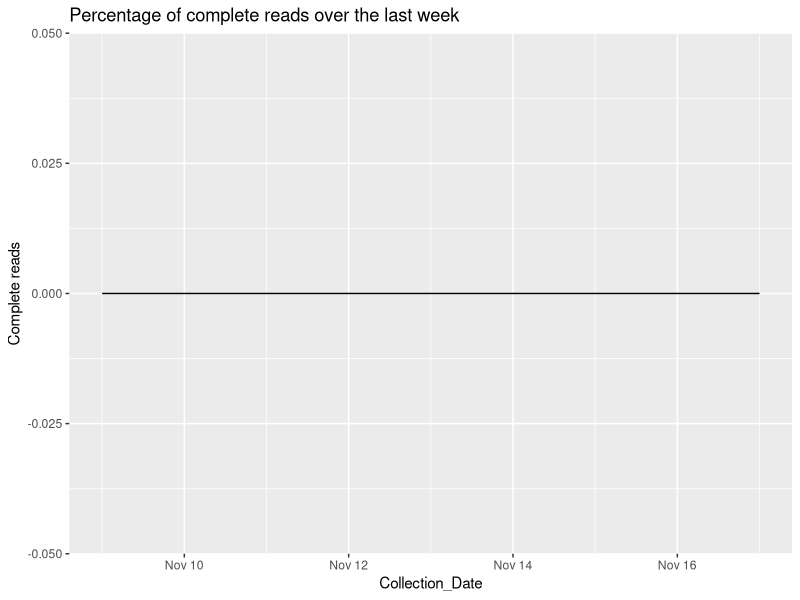

The R script that drew this image: (Note: this script raises an error after producing the figure.)
## ---- chunk 1
knitr::opts_chunk$set(echo = TRUE)
library(dplyr)
library(ggplot2)
library(lubridate)
library(tidyr)
library(stringr)
library(zoo)

## ---- chunk 2
#Global Variables
#Dataframe for the last week
start_date <- (date(Sys.Date())-8)
end_date <- date(Sys.Date())  # yesterdays's date

Last_week <- data.frame(seq(start_date, end_date, "days")) |>
            mutate(Collection_Date= seq.start_date..end_date...days..)

dams  <- c("Avon Dam",
                      "Blue Mountains Dams",
                      "Cataract Dam",
                      "Cordeaux Dam",
                      "Fitzroy Falls Reservoir",
                      "Nepean Dam",
                      "Prospect Reservoir",
                      "Tallowa Dam",
                      "Warragamba Dam",
                      "Wingecarribee Reservoir",
                      "Woronora Dam"

                      )

dams_capacity <- data.frame(
  `Dam Name` = dams,
  capacity = c(142230, 2890,97190,93790,9950,67730,33330,7500,2064680,29880,69536)
) |> arrange(desc(capacity)) |> rename(`Water Capacity (In Millions of litres)` = capacity)

#Graph Global variables
chart_col_count = 2


Custom_theme = theme(
   #legend.key.height = unit(0.5, "cm"),  # Change height
   #legend.key.width = unit(0.01, "cm"),    # Change width
   legend.position = "top"
  ) 

#For the forecast day zeros and spillover days a colour grading for each
#A
forecast_colour_grading <- c(
  "#3c9c00", "#749200", "#a08300", "#c66e00", "#e74e00", "#ff1235"
)

Forecast_levels    <-   c("Estimated_Day_zero_daily_depletion_rate", 
                    "Estimated_spillover_day_daily_capacity_rate",
                    "Estimated_Day_zero_weekly_depletion_rate", 
                    "Estimated_spillover_day_weekly_capacity_rate",
                    "Estimated_Day_zero_monthly_depletion_rate", 
                    "Estimated_spillover_day_monthly_capacity_rate",
                    "Estimated_Day_zero_60day_depletion_rate", 
                    "Estimated_spillover_day_60day_capacity_rate",
                    "Estimated_Day_zero_90day_depletion_rate", 
                    "Estimated_spillover_day_90day_capacity_rate",
                    "Estimated_Day_zero_120day_depletion_rate", 
                    "Estimated_spillover_day_120day_capacity_rate", 
                    "Historic Data")


#Data From scraped files
all_readings <- read.csv("Daily_Dam_Readings_Greater_Sydney.csv") |>                     
                mutate(Collection_Date = date(Collection_Date))


#Scraper performance over teh last week
disinct_readings_count <- all_readings |> 
                    group_by() |> count(Collection_Date) |>
                    mutate(`Complete reads` = (n / 14)*100) 


#Percentage of complete reads for the last week
last_week_performance <- Last_week |>
                       left_join(disinct_readings_count, by="Collection_Date") |> 
                       mutate(`Complete reads` = case_when(
                         is.na(`Complete reads`) ~ 0,
                         TRUE ~ `Complete reads`
                       ))

Percentage_Of_complete_daily_reads <- ggplot(last_week_performance, aes(Collection_Date, `Complete reads`))+
                            geom_line()+
                            ggtitle("Percentage of complete reads over the last week")


#Decay rate of dams by day by weekly average
all_readings_df <- all_readings |>
                  #Filter the data for the dams
                    mutate(data_classifier = case_when(
                      Variable %in% dams ~ "Dams",
                      TRUE ~ "Summaries"
                    )) |> 
  
                  #Filter for the dams dataset and remove the percentages
                    filter(data_classifier == "Dams") |>
                    mutate(daily_value = as.numeric(sub("%", "", daily_value))) |>
                    group_by(Variable) |> 
                #Calculate the rate of change by fixed time periods
                    mutate(daily__volume_change = as.numeric(daily_value) - as.numeric(lag(x= daily_value, n= 1)))|>    
                    mutate(Avg_Rolling_weekly_volume_change = (as.numeric(daily_value) - as.numeric(rollmean(daily_value, k=7)))/7) |>
                    mutate(Avg_Rolling_monthly_volume_change = (as.numeric(daily_value) - as.numeric(rollmean(daily_value, k=30)))/30) |> 
                    mutate(Avg_Rolling_60day_volume_change = (as.numeric(daily_value) - as.numeric(rollmean(daily_value, k=60)))/60) |> 
                    mutate(Avg_Rolling_90day_volume_change = (as.numeric(daily_value) - as.numeric(rollmean(daily_value, k=90)))/90) |> 
                    mutate(Avg_Rolling_120day_volume_change = (as.numeric(daily_value) - as.numeric(rollmean(daily_value, k=120)))/120) |> 
              #Depletion Rates
                  #Daily rate of change
                      mutate(Days_to_zero_at_daily_depletion_rate = case_when(
                        daily__volume_change >= 0 ~ NA,
                        daily__volume_change < 0 ~ days(round(abs((daily_value / daily__volume_change))))
                      )) |> 
                    #weekly depletion rate
                      mutate(Days_to_zero_at_weekly_depletion_rate = case_when(
                        Avg_Rolling_weekly_volume_change >= 0 ~ NA,
                        Avg_Rolling_weekly_volume_change < 0 ~  days(round(abs((daily_value / Avg_Rolling_weekly_volume_change))))
                      )) |> 
                    #Monthly depletion rate
                      mutate(Days_to_zero_at_monthly_depletion_rate = case_when(
                        Avg_Rolling_monthly_volume_change >= 0 ~ NA,
                        Avg_Rolling_monthly_volume_change < 0 ~  days(round(abs((daily_value / Avg_Rolling_monthly_volume_change))))
                      )) |>
                    #60 Day depletion rate
                      mutate(Days_to_zero_at_60day_depletion_rate = case_when(
                        Avg_Rolling_60day_volume_change >= 0 ~ NA,
                        Avg_Rolling_60day_volume_change < 0 ~  days(round(abs((daily_value / Avg_Rolling_60day_volume_change))))
                      ))|>
                    #90 Day depletion rate
                      mutate(Days_to_zero_at_90day_depletion_rate = case_when(
                        Avg_Rolling_90day_volume_change >= 0 ~ NA,
                        Avg_Rolling_90day_volume_change < 0 ~  days(round(abs((daily_value / Avg_Rolling_90day_volume_change))))
                      )) |>
                    #120 Day depletion rate
                      mutate(Days_to_zero_at_120day_depletion_rate = case_when(
                        Avg_Rolling_120day_volume_change >= 0 ~ NA,
                        Avg_Rolling_120day_volume_change < 0 ~  days(round(abs((daily_value / Avg_Rolling_120day_volume_change))))
                      )) |>
              #Capacity Rates 
                    #Daily rate of change
                      mutate(Days_to_full_at_daily_capacity_rate = case_when(
                        daily__volume_change > 0 ~ days(round(abs(((100-daily_value) / daily__volume_change)))),
                        daily__volume_change <= 0 ~ NA
                      )) |>
                    #weekly rate of change
                      mutate(Days_to_full_at_weekly_capacity_rate = case_when(
                        Avg_Rolling_weekly_volume_change > 0 ~ days(round(abs(((100-daily_value) / Avg_Rolling_weekly_volume_change)))),
                        Avg_Rolling_weekly_volume_change <= 0 ~ NA
                      )) |>
                    #Monthly rate of change
                      mutate(Days_to_full_at_monthly_capacity_rate = case_when(
                        Avg_Rolling_monthly_volume_change > 0 ~ days(round(abs(((100-daily_value) / Avg_Rolling_monthly_volume_change)))),
                        Avg_Rolling_monthly_volume_change <= 0 ~ NA
                      )) |>
                    #60 Day depletion rate
                      mutate(Days_to_full_at_60day_capacity_rate = case_when(
                        Avg_Rolling_60day_volume_change > 0 ~ days(round(abs(((100-daily_value) / Avg_Rolling_60day_volume_change)))),
                        Avg_Rolling_60day_volume_change <= 0 ~ NA
                      )) |>  
                    #90 Day depletion rate
                      mutate(Days_to_full_at_90day_capacity_rate = case_when(
                        Avg_Rolling_90day_volume_change > 0 ~ days(round(abs(((100-daily_value) / Avg_Rolling_90day_volume_change)))),
                        Avg_Rolling_90day_volume_change <= 0 ~ NA
                      )) |>  
                    #120 day depletion rate
                      mutate(Days_to_full_at_120day_capacity_rate = case_when(
                        Avg_Rolling_120day_volume_change > 0 ~ days(round(abs(((100-daily_value) / Avg_Rolling_120day_volume_change)))),
                        Avg_Rolling_120day_volume_change <= 0 ~ NA
                      )) |>
                  #For each of the 12 dates, what is the forecast date the dam will spill or deplete?
                      #For Depletion rates;
                        #daily Depletion rate:
                          mutate(Estimated_Day_zero_daily_depletion_rate = Days_to_zero_at_daily_depletion_rate + Collection_Date) |>
                          mutate(Estimated_Day_zero_weekly_depletion_rate = Days_to_zero_at_weekly_depletion_rate + Collection_Date) |>
                          mutate(Estimated_Day_zero_monthly_depletion_rate = Days_to_zero_at_monthly_depletion_rate + Collection_Date) |>
                          mutate(Estimated_Day_zero_60day_depletion_rate = Days_to_zero_at_60day_depletion_rate + Collection_Date) |>
                          mutate(Estimated_Day_zero_90day_depletion_rate = Days_to_zero_at_90day_depletion_rate + Collection_Date) |>
                          mutate(Estimated_Day_zero_120day_depletion_rate = Days_to_zero_at_120day_depletion_rate + Collection_Date) |>
                        #Daily capacity rates:
                          mutate(Estimated_spillover_day_daily_capacity_rate = Days_to_full_at_daily_capacity_rate + Collection_Date) |>
                          mutate(Estimated_spillover_day_weekly_capacity_rate = Days_to_full_at_weekly_capacity_rate + Collection_Date) |>
                          mutate(Estimated_spillover_day_monthly_capacity_rate = Days_to_full_at_monthly_capacity_rate + Collection_Date) |>
                          mutate(Estimated_spillover_day_60day_capacity_rate = Days_to_full_at_60day_capacity_rate + Collection_Date) |>
                          mutate(Estimated_spillover_day_90day_capacity_rate = Days_to_full_at_90day_capacity_rate + Collection_Date) |>  
                          mutate(Estimated_spillover_day_120day_capacity_rate = Days_to_full_at_120day_capacity_rate + Collection_Date) 

#Shorten the dataset to join to the chart
Historic_dataset<- all_readings_df |>
  filter(Collection_Date != date(Sys.Date())) |>
  mutate(`Forecast Type` = "Historic Data") |>
  mutate(`Date Type` = "Historic Data") |>
  rename(Date = Collection_Date) |> 
  mutate(Dam_level_range = "Historic Data") |>
  mutate(Dam_Level_Values = daily_value) |>
  select(Variable,`Forecast Type`, `Date Type`, Date, Dam_level_range, Dam_Level_Values)
                  
  #Subset series
  Yesterdays_Forecast <- all_readings_df |>
  select(Variable,Collection_Date, daily_value,
          Estimated_Day_zero_daily_depletion_rate, Estimated_spillover_day_daily_capacity_rate,
          Estimated_Day_zero_weekly_depletion_rate, Estimated_spillover_day_weekly_capacity_rate,
          Estimated_Day_zero_monthly_depletion_rate, Estimated_spillover_day_monthly_capacity_rate,
          Estimated_Day_zero_60day_depletion_rate, Estimated_spillover_day_60day_capacity_rate,
          Estimated_Day_zero_90day_depletion_rate, Estimated_spillover_day_90day_capacity_rate,
          Estimated_Day_zero_120day_depletion_rate, Estimated_spillover_day_120day_capacity_rate) |>
  filter(Collection_Date == end_date)|>
    pivot_longer(cols = starts_with("Estimated"),
                 names_to = "Forecast Type",
                 values_to = "Key Date"
                 ) |>
    mutate(Forecast_value = case_when(
      str_detect(`Forecast Type`, "Day_zero") ~ 0,
      str_detect(`Forecast Type`, "spillover_day") ~ 100,
      TRUE ~ 500
    ))
  
Yesterdays_Forecast_Graph_data <-Yesterdays_Forecast |>
  pivot_longer(
    cols = c("Collection_Date", "Key Date"),
    names_to = "Date Type",
    values_to = "Date"
  ) |>
  pivot_longer(
    cols = c("daily_value", "Forecast_value"),
    names_to  = "Dam_level_range",
    values_to = "Dam_Level_Values"
  ) |> filter(!is.na(Date)) |> 
  #The pivot longer matches the permutations - we want to remove them
    filter(`Date Type` != "Collection_Date" & Dam_level_range == "Forecast_value" |
           `Date Type` == "Collection_Date" & Dam_level_range == "daily_value" ) |>
    rbind(Historic_dataset) |>
  #Adding levels so that i can match the colours in the charts
  mutate(`Forecast Type` = factor(`Forecast Type`))# |>
#  mutate(`Forecast Type` = fct_recode(`Forecast Type`, Forecast_levels))

Yesterdays_day_zeros <- Yesterdays_Forecast_Graph_data |>
  filter(`Date Type` == "Key Date") |> select(Variable, `Forecast Type`, Date) |>
  pivot_wider(names_from = `Forecast Type`, values_from = Date) |>
  select(Variable, Estimated_Day_zero_daily_depletion_rate, Estimated_Day_zero_weekly_depletion_rate,
         Estimated_Day_zero_monthly_depletion_rate, Estimated_Day_zero_60day_depletion_rate,
         Estimated_Day_zero_90day_depletion_rate, Estimated_Day_zero_120day_depletion_rate)

yesterdays_spillover_days <- Yesterdays_Forecast_Graph_data |>
  filter(`Date Type` == "Key Date") |> select(Variable, `Forecast Type`, Date) |>
  pivot_wider(names_from = `Forecast Type`, values_from = Date) |>
  select(Variable, Estimated_spillover_day_daily_capacity_rate,
         Estimated_spillover_day_weekly_capacity_rate, Estimated_spillover_day_60day_capacity_rate,
         Estimated_spillover_day_90day_capacity_rate, Estimated_spillover_day_120day_capacity_rate)

  
#Plot series to show the forecasts by dam
  #2025 View
gg_dam_forecast_30 <-Yesterdays_Forecast_Graph_data |>
    ggplot(aes(x= Date, y = Dam_Level_Values , colour = `Forecast Type`),)+
    geom_line()+
    xlim(c(as.Date("2023-01-01"), as.Date("2030-01-01")))+
    ylim(0,100)+
    facet_wrap(~Variable, ncol = chart_col_count)+
    theme(legend.position = "none")+
    guides(colour=guide_legend(ncol=1))

gg_dam_forecast_60 <-Yesterdays_Forecast_Graph_data |>
    ggplot(aes(x= Date, y = Dam_Level_Values , colour = `Forecast Type`),)+
    geom_line()+
  xlim(c(as.Date("2023-01-01"), as.Date("2060-01-01")))+
    ylim(0,100)+
    facet_wrap(~Variable, ncol = chart_col_count)+
    Custom_theme+
    guides(colour=guide_legend(ncol=1))
  
## ---- chunk 3
## How has the scraper performed over the last week?

Percentage_Of_complete_daily_reads
## ---- chunk 4
#Based off yesterdays reading we estimate the following day zeros

knitr::kable(Yesterdays_day_zeros)

#Based off yesterdays reading we estimate the folling spill over days
knitr::kable(yesterdays_spillover_days)

## ---- chunk 5
# We can also visualize the spillover/day zero estimates using trend charts out to 2060 and 2030.
# As the lines converge, there is more mean reversion between the current depletion rate and the future rate
# As the lines diverge, it is more likely the recent data is an outlier to the historical average
# Note the most recent severe droughts had a 13% and 20% system depletion rate estimating the system runs out of water by 7.7 and 5 years respectively.

gg_dam_forecast_60
gg_dam_forecast_30

## ---- chunk 6

knitr::kable(dams_capacity)
